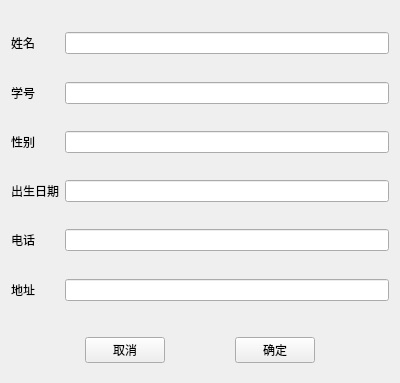
<?xml version="1.0" encoding="UTF-8"?>
<ui version="4.0">
 <class>EditWidget</class>
 <widget class="QWidget" name="EditWidget">
  <property name="geometry">
   <rect>
    <x>0</x>
    <y>0</y>
    <width>400</width>
    <height>383</height>
   </rect>
  </property>
  <property name="windowTitle">
   <string>Form</string>
  </property>
  <layout class="QGridLayout" name="gridLayout">
   <item row="12" column="1">
    <widget class="QLineEdit" name="addressLineEdit"/>
   </item>
   <item row="12" column="0">
    <widget class="QLabel" name="addressLabel">
     <property name="text">
      <string>地址</string>
     </property>
    </widget>
   </item>
   <item row="4" column="1">
    <spacer name="verticalSpacer_4">
     <property name="orientation">
      <enum>Qt::Vertical</enum>
     </property>
     <property name="sizeHint" stdset="0">
      <size>
       <width>20</width>
       <height>40</height>
      </size>
     </property>
    </spacer>
   </item>
   <item row="2" column="1">
    <spacer name="verticalSpacer_5">
     <property name="orientation">
      <enum>Qt::Vertical</enum>
     </property>
     <property name="sizeHint" stdset="0">
      <size>
       <width>20</width>
       <height>40</height>
      </size>
     </property>
    </spacer>
   </item>
   <item row="6" column="1">
    <spacer name="verticalSpacer_3">
     <property name="orientation">
      <enum>Qt::Vertical</enum>
     </property>
     <property name="sizeHint" stdset="0">
      <size>
       <width>20</width>
       <height>40</height>
      </size>
     </property>
    </spacer>
   </item>
   <item row="0" column="1">
    <spacer name="verticalSpacer_6">
     <property name="orientation">
      <enum>Qt::Vertical</enum>
     </property>
     <property name="sizeHint" stdset="0">
      <size>
       <width>20</width>
       <height>40</height>
      </size>
     </property>
    </spacer>
   </item>
   <item row="11" column="1">
    <spacer name="verticalSpacer">
     <property name="orientation">
      <enum>Qt::Vertical</enum>
     </property>
     <property name="sizeHint" stdset="0">
      <size>
       <width>20</width>
       <height>40</height>
      </size>
     </property>
    </spacer>
   </item>
   <item row="8" column="1">
    <spacer name="verticalSpacer_2">
     <property name="orientation">
      <enum>Qt::Vertical</enum>
     </property>
     <property name="sizeHint" stdset="0">
      <size>
       <width>20</width>
       <height>40</height>
      </size>
     </property>
    </spacer>
   </item>
   <item row="3" column="0">
    <widget class="QLabel" name="idLabel">
     <property name="text">
      <string>学号</string>
     </property>
    </widget>
   </item>
   <item row="7" column="1">
    <widget class="QLineEdit" name="birthdayLineEdit"/>
   </item>
   <item row="1" column="0">
    <widget class="QLabel" name="nameLabel">
     <property name="text">
      <string>姓名</string>
     </property>
    </widget>
   </item>
   <item row="3" column="1">
    <widget class="QLineEdit" name="idLineEdit"/>
   </item>
   <item row="5" column="0">
    <widget class="QLabel" name="sexLabel">
     <property name="text">
      <string>性别</string>
     </property>
    </widget>
   </item>
   <item row="9" column="1">
    <widget class="QLineEdit" name="teleLineEdit"/>
   </item>
   <item row="7" column="0">
    <widget class="QLabel" name="birthdayLabel">
     <property name="text">
      <string>出生日期</string>
     </property>
    </widget>
   </item>
   <item row="1" column="1">
    <widget class="QLineEdit" name="nameLineEdit"/>
   </item>
   <item row="5" column="1">
    <widget class="QLineEdit" name="sexLineEdit"/>
   </item>
   <item row="9" column="0">
    <widget class="QLabel" name="teleLabel">
     <property name="text">
      <string>电话</string>
     </property>
    </widget>
   </item>
   <item row="16" column="0" colspan="2">
    <widget class="QWidget" name="widget" native="true">
     <layout class="QHBoxLayout" name="horizontalLayout">
      <item>
       <spacer name="horizontalSpacer_2">
        <property name="orientation">
         <enum>Qt::Horizontal</enum>
        </property>
        <property name="sizeHint" stdset="0">
         <size>
          <width>40</width>
          <height>20</height>
         </size>
        </property>
       </spacer>
      </item>
      <item>
       <widget class="QPushButton" name="cancelBtn">
        <property name="text">
         <string>取消</string>
        </property>
       </widget>
      </item>
      <item>
       <spacer name="horizontalSpacer">
        <property name="orientation">
         <enum>Qt::Horizontal</enum>
        </property>
        <property name="sizeHint" stdset="0">
         <size>
          <width>40</width>
          <height>20</height>
         </size>
        </property>
       </spacer>
      </item>
      <item>
       <widget class="QPushButton" name="confirmBtn">
        <property name="text">
         <string>确定</string>
        </property>
       </widget>
      </item>
      <item>
       <spacer name="horizontalSpacer_3">
        <property name="orientation">
         <enum>Qt::Horizontal</enum>
        </property>
        <property name="sizeHint" stdset="0">
         <size>
          <width>40</width>
          <height>20</height>
         </size>
        </property>
       </spacer>
      </item>
     </layout>
    </widget>
   </item>
   <item row="15" column="0">
    <spacer name="verticalSpacer_7">
     <property name="orientation">
      <enum>Qt::Vertical</enum>
     </property>
     <property name="sizeHint" stdset="0">
      <size>
       <width>20</width>
       <height>40</height>
      </size>
     </property>
    </spacer>
   </item>
  </layout>
 </widget>
 <resources/>
 <connections/>
</ui>
